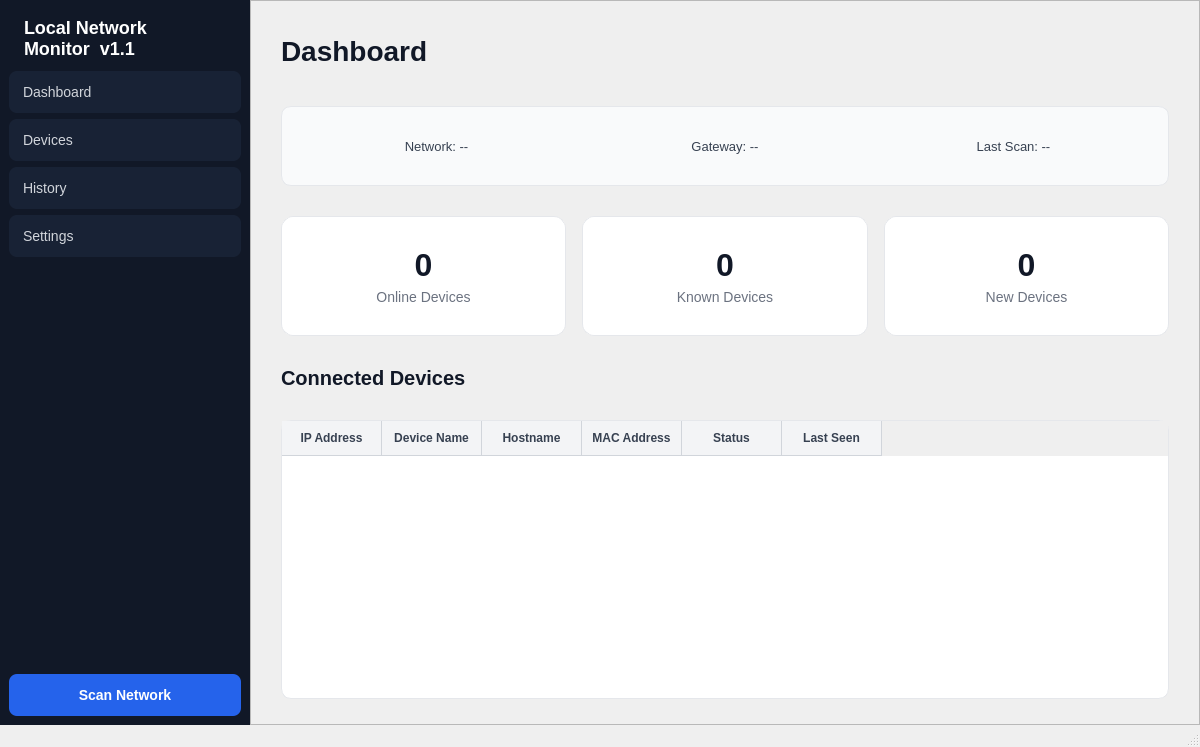
<?xml version='1.0' encoding='utf-8'?>
<ui version="4.0">
 <class>LocalNetworkMonitor</class>
 <widget class="QMainWindow" name="LocalNetworkMonitor">
  <property name="geometry">
   <rect>
    <x>0</x>
    <y>0</y>
    <width>1200</width>
    <height>747</height>
   </rect>
  </property>
  <property name="windowTitle">
   <string>Local Network Monitor</string>
  </property>
  <widget class="QWidget" name="centralwidget">
   <layout class="QHBoxLayout" name="horizontalLayout" stretch="0,1">
    <item>
     <widget class="QFrame" name="sidebarFrame">
      <property name="enabled">
       <bool>true</bool>
      </property>
      <property name="minimumSize">
       <size>
        <width>250</width>
        <height>0</height>
       </size>
      </property>
      <property name="maximumSize">
       <size>
        <width>250</width>
        <height>16777215</height>
       </size>
      </property>
      <property name="styleSheet">
       <string notr="true">QFrame {
    background-color: #111827;
    border: none;
}</string>
      </property>
      <property name="frameShape">
       <enum>QFrame::Shape::StyledPanel</enum>
      </property>
      <property name="frameShadow">
       <enum>QFrame::Shadow::Raised</enum>
      </property>
      <layout class="QVBoxLayout" name="verticalLayout">
       <item>
        <widget class="QLabel" name="titleLabel">
         <property name="minimumSize">
          <size>
           <width>0</width>
           <height>50</height>
          </size>
         </property>
         <property name="styleSheet">
          <string notr="true">QLabel {
    color: white;
    font-size: 18px;
    font-weight: bold;
    padding-left: 10px;
    padding-top: 8px;
    padding-bottom: 6px;
}</string>
         </property>
         <property name="text">
          <string>Local Network
Monitor  v1.1</string>
         </property>
         <property name="wordWrap">
          <bool>true</bool>
         </property>
        </widget>
       </item>
       <item>
        <widget class="QPushButton" name="dashboardButton">
         <property name="minimumSize">
          <size>
           <width>0</width>
           <height>42</height>
          </size>
         </property>
         <property name="cursor">
          <cursorShape>PointingHandCursor</cursorShape>
         </property>
         <property name="styleSheet">
          <string notr="true">QPushButton {
    background-color: #182235;
    color: #D1D5DB;
    border: none;
    border-radius: 8px;
    padding: 10px 14px;
    text-align: left;
    font-size: 14px;
}

QPushButton:hover {
    background-color: #243047;
    color: white;
}

QPushButton:pressed {
    background-color: #334155;
}</string>
         </property>
         <property name="text">
          <string>Dashboard</string>
         </property>
        </widget>
       </item>
       <item>
        <widget class="QPushButton" name="devicesButton">
         <property name="minimumSize">
          <size>
           <width>0</width>
           <height>42</height>
          </size>
         </property>
         <property name="cursor">
          <cursorShape>PointingHandCursor</cursorShape>
         </property>
         <property name="styleSheet">
          <string notr="true">QPushButton {
    background-color: #182235;
    color: #D1D5DB;
    border: none;
    border-radius: 8px;
    padding: 10px 14px;
    text-align: left;
    font-size: 14px;
}

QPushButton:hover {
    background-color: #243047;
    color: white;
}

QPushButton:pressed {
    background-color: #334155;
}</string>
         </property>
         <property name="text">
          <string>Devices</string>
         </property>
        </widget>
       </item>
       <item>
        <widget class="QPushButton" name="historyButton">
         <property name="minimumSize">
          <size>
           <width>0</width>
           <height>42</height>
          </size>
         </property>
         <property name="cursor">
          <cursorShape>PointingHandCursor</cursorShape>
         </property>
         <property name="styleSheet">
          <string notr="true">QPushButton {
    background-color: #182235;
    color: #D1D5DB;
    border: none;
    border-radius: 8px;
    padding: 10px 14px;
    text-align: left;
    font-size: 14px;
}

QPushButton:hover {
    background-color: #243047;
    color: white;
}

QPushButton:pressed {
    background-color: #334155;
}
QPushButton:disabled { color: #64748B; background-color: #172030; }</string>
         </property>
         <property name="text">
          <string>History</string>
         </property>
        </widget>
       </item>
       <item>
        <widget class="QPushButton" name="settingsButton">
         <property name="minimumSize">
          <size>
           <width>0</width>
           <height>42</height>
          </size>
         </property>
         <property name="cursor">
          <cursorShape>PointingHandCursor</cursorShape>
         </property>
         <property name="styleSheet">
          <string notr="true">QPushButton {
    background-color: #182235;
    color: #D1D5DB;
    border: none;
    border-radius: 8px;
    padding: 10px 14px;
    text-align: left;
    font-size: 14px;
}

QPushButton:hover {
    background-color: #243047;
    color: white;
}

QPushButton:pressed {
    background-color: #334155;
}
QPushButton:disabled { color: #64748B; background-color: #172030; }</string>
         </property>
         <property name="text">
          <string>Settings</string>
         </property>
        </widget>
       </item>
       <item>
        <spacer name="verticalSpacer">
         <property name="orientation">
          <enum>Qt::Orientation::Vertical</enum>
         </property>
         <property name="sizeHint" stdset="0">
          <size>
           <width>20</width>
           <height>370</height>
          </size>
         </property>
        </spacer>
       </item>
       <item>
        <widget class="QPushButton" name="scanButton">
         <property name="minimumSize">
          <size>
           <width>0</width>
           <height>42</height>
          </size>
         </property>
         <property name="cursor">
          <cursorShape>PointingHandCursor</cursorShape>
         </property>
         <property name="styleSheet">
          <string notr="true">QPushButton {
    background-color: #2563EB;
    color: white;
    border: none;
    border-radius: 8px;
    padding: 11px 14px;
    font-size: 14px;
    font-weight: bold;
}

QPushButton:hover {
    background-color: #1D4ED8;
}</string>
         </property>
         <property name="text">
          <string>Scan Network</string>
         </property>
        </widget>
       </item>
      </layout>
     </widget>
    </item>
    <item>
     <widget class="QStackedWidget" name="mainStack">
      <property name="sizePolicy">
       <sizepolicy hsizetype="Expanding" vsizetype="Expanding">
        <horstretch>0</horstretch>
        <verstretch>0</verstretch>
       </sizepolicy>
      </property>
      <widget class="QWidget" name="dashboardPage">
       <layout class="QVBoxLayout" name="verticalLayout_10">
        <item>
         <widget class="QFrame" name="contentFrame">
          <property name="frameShape">
           <enum>QFrame::Shape::StyledPanel</enum>
          </property>
          <property name="frameShadow">
           <enum>QFrame::Shadow::Raised</enum>
          </property>
          <layout class="QVBoxLayout" name="verticalLayout_2" stretch="0,0,0,0,1">
           <property name="spacing">
            <number>30</number>
           </property>
           <property name="leftMargin">
            <number>30</number>
           </property>
           <property name="topMargin">
            <number>25</number>
           </property>
           <property name="rightMargin">
            <number>30</number>
           </property>
           <property name="bottomMargin">
            <number>25</number>
           </property>
           <item>
            <widget class="QLabel" name="dashboardTitleLabel">
             <property name="minimumSize">
              <size>
               <width>200</width>
               <height>50</height>
              </size>
             </property>
             <property name="styleSheet">
              <string notr="true">QLabel {
    color: #111827;
    font-size: 28px;
    font-weight: bold;
}</string>
             </property>
             <property name="text">
              <string>Dashboard</string>
             </property>
            </widget>
           </item>
           <item>
            <widget class="QFrame" name="networkInfoFrame">
             <property name="minimumSize">
              <size>
               <width>0</width>
               <height>80</height>
              </size>
             </property>
             <property name="styleSheet">
              <string notr="true">QFrame#networkInfoFrame {
    background-color: #F9FAFB;
    border: 1px solid #E5E7EB;
    border-radius: 10px;
}</string>
             </property>
             <property name="frameShape">
              <enum>QFrame::Shape::StyledPanel</enum>
             </property>
             <property name="frameShadow">
              <enum>QFrame::Shadow::Raised</enum>
             </property>
             <layout class="QHBoxLayout" name="horizontalLayout_5" stretch="1,1,1">
              <property name="spacing">
               <number>20</number>
              </property>
              <property name="leftMargin">
               <number>20</number>
              </property>
              <property name="topMargin">
               <number>10</number>
              </property>
              <property name="rightMargin">
               <number>20</number>
              </property>
              <property name="bottomMargin">
               <number>10</number>
              </property>
              <item>
               <widget class="QLabel" name="networkLabel">
                <property name="styleSheet">
                 <string notr="true">QLabel {
    color: #374151;
    font-size: 13px;
    border: none;
    background-color: transparent;
}</string>
                </property>
                <property name="text">
                 <string>Network: --</string>
                </property>
                <property name="alignment">
                 <set>Qt::AlignmentFlag::AlignCenter</set>
                </property>
               </widget>
              </item>
              <item>
               <widget class="QLabel" name="gatewayLabel">
                <property name="styleSheet">
                 <string notr="true">QLabel {
    color: #374151;
    font-size: 13px;
    border: none;
    background-color: transparent;
}</string>
                </property>
                <property name="text">
                 <string>Gateway: --</string>
                </property>
                <property name="alignment">
                 <set>Qt::AlignmentFlag::AlignCenter</set>
                </property>
               </widget>
              </item>
              <item>
               <widget class="QLabel" name="lastScanLabel">
                <property name="styleSheet">
                 <string notr="true">QLabel {
    color: #374151;
    font-size: 13px;
    border: none;
    background-color: transparent;
}</string>
                </property>
                <property name="text">
                 <string>Last Scan: --</string>
                </property>
                <property name="alignment">
                 <set>Qt::AlignmentFlag::AlignCenter</set>
                </property>
               </widget>
              </item>
             </layout>
            </widget>
           </item>
           <item>
            <layout class="QHBoxLayout" name="horizontalLayout_6" stretch="1,1,1">
             <property name="spacing">
              <number>16</number>
             </property>
             <property name="leftMargin">
              <number>0</number>
             </property>
             <item>
              <widget class="QFrame" name="onlineCard">
               <property name="minimumSize">
                <size>
                 <width>0</width>
                 <height>120</height>
                </size>
               </property>
               <property name="maximumSize">
                <size>
                 <width>16777215</width>
                 <height>120</height>
                </size>
               </property>
               <property name="styleSheet">
                <string notr="true">QFrame {
    background-color: white;
    border: 1px solid #E5E7EB;
    border-radius: 12px;
}</string>
               </property>
               <property name="frameShape">
                <enum>QFrame::Shape::StyledPanel</enum>
               </property>
               <property name="frameShadow">
                <enum>QFrame::Shadow::Raised</enum>
               </property>
               <layout class="QVBoxLayout" name="verticalLayout_7">
                <property name="leftMargin">
                 <number>0</number>
                </property>
                <property name="topMargin">
                 <number>0</number>
                </property>
                <property name="rightMargin">
                 <number>0</number>
                </property>
                <property name="bottomMargin">
                 <number>0</number>
                </property>
                <item>
                 <spacer name="verticalSpacer_8">
                  <property name="orientation">
                   <enum>Qt::Orientation::Vertical</enum>
                  </property>
                  <property name="sizeHint" stdset="0">
                   <size>
                    <width>20</width>
                    <height>16</height>
                   </size>
                  </property>
                 </spacer>
                </item>
                <item>
                 <widget class="QLabel" name="onlineCountLabel">
                  <property name="styleSheet">
                   <string notr="true">QLabel {
    color: #111827;
    font-size: 32px;
    font-weight: bold;
    border: none;
}</string>
                  </property>
                  <property name="text">
                   <string>0</string>
                  </property>
                  <property name="alignment">
                   <set>Qt::AlignmentFlag::AlignCenter</set>
                  </property>
                 </widget>
                </item>
                <item>
                 <widget class="QLabel" name="onlineTextLabel">
                  <property name="styleSheet">
                   <string notr="true">QLabel {
    color: #6B7280;
    font-size: 14px;
    border: none;
}</string>
                  </property>
                  <property name="text">
                   <string>Online Devices</string>
                  </property>
                  <property name="alignment">
                   <set>Qt::AlignmentFlag::AlignCenter</set>
                  </property>
                 </widget>
                </item>
                <item>
                 <spacer name="verticalSpacer_9">
                  <property name="orientation">
                   <enum>Qt::Orientation::Vertical</enum>
                  </property>
                  <property name="sizeHint" stdset="0">
                   <size>
                    <width>20</width>
                    <height>16</height>
                   </size>
                  </property>
                 </spacer>
                </item>
               </layout>
              </widget>
             </item>
             <item>
              <widget class="QFrame" name="knownCard">
               <property name="minimumSize">
                <size>
                 <width>0</width>
                 <height>120</height>
                </size>
               </property>
               <property name="maximumSize">
                <size>
                 <width>16777215</width>
                 <height>120</height>
                </size>
               </property>
               <property name="styleSheet">
                <string notr="true">QFrame {
    background-color: white;
    border: 1px solid #E5E7EB;
    border-radius: 12px;
}</string>
               </property>
               <property name="frameShape">
                <enum>QFrame::Shape::StyledPanel</enum>
               </property>
               <property name="frameShadow">
                <enum>QFrame::Shadow::Raised</enum>
               </property>
               <layout class="QVBoxLayout" name="verticalLayout_8">
                <property name="leftMargin">
                 <number>0</number>
                </property>
                <property name="topMargin">
                 <number>0</number>
                </property>
                <property name="rightMargin">
                 <number>0</number>
                </property>
                <property name="bottomMargin">
                 <number>0</number>
                </property>
                <item>
                 <spacer name="verticalSpacer_10">
                  <property name="orientation">
                   <enum>Qt::Orientation::Vertical</enum>
                  </property>
                  <property name="sizeHint" stdset="0">
                   <size>
                    <width>20</width>
                    <height>16</height>
                   </size>
                  </property>
                 </spacer>
                </item>
                <item>
                 <widget class="QLabel" name="knownCountLabel">
                  <property name="styleSheet">
                   <string notr="true">QLabel {
    color: #111827;
    font-size: 32px;
    font-weight: bold;
    border: none;
}</string>
                  </property>
                  <property name="text">
                   <string>0</string>
                  </property>
                  <property name="alignment">
                   <set>Qt::AlignmentFlag::AlignCenter</set>
                  </property>
                 </widget>
                </item>
                <item>
                 <widget class="QLabel" name="knowTextLabel">
                  <property name="layoutDirection">
                   <enum>Qt::LayoutDirection::LeftToRight</enum>
                  </property>
                  <property name="styleSheet">
                   <string notr="true">QLabel {
    color: #6B7280;
    font-size: 14px;
    border: none;
}</string>
                  </property>
                  <property name="text">
                   <string>Known Devices</string>
                  </property>
                  <property name="alignment">
                   <set>Qt::AlignmentFlag::AlignCenter</set>
                  </property>
                 </widget>
                </item>
                <item>
                 <spacer name="verticalSpacer_11">
                  <property name="orientation">
                   <enum>Qt::Orientation::Vertical</enum>
                  </property>
                  <property name="sizeHint" stdset="0">
                   <size>
                    <width>20</width>
                    <height>16</height>
                   </size>
                  </property>
                 </spacer>
                </item>
               </layout>
              </widget>
             </item>
             <item>
              <widget class="QFrame" name="newCard">
               <property name="minimumSize">
                <size>
                 <width>0</width>
                 <height>120</height>
                </size>
               </property>
               <property name="maximumSize">
                <size>
                 <width>16777215</width>
                 <height>120</height>
                </size>
               </property>
               <property name="styleSheet">
                <string notr="true">QFrame {
    background-color: white;
    border: 1px solid #E5E7EB;
    border-radius: 12px;
}</string>
               </property>
               <property name="frameShape">
                <enum>QFrame::Shape::StyledPanel</enum>
               </property>
               <property name="frameShadow">
                <enum>QFrame::Shadow::Raised</enum>
               </property>
               <layout class="QVBoxLayout" name="verticalLayout_9">
                <property name="leftMargin">
                 <number>0</number>
                </property>
                <property name="topMargin">
                 <number>0</number>
                </property>
                <property name="rightMargin">
                 <number>0</number>
                </property>
                <property name="bottomMargin">
                 <number>0</number>
                </property>
                <item>
                 <spacer name="verticalSpacer_12">
                  <property name="orientation">
                   <enum>Qt::Orientation::Vertical</enum>
                  </property>
                  <property name="sizeHint" stdset="0">
                   <size>
                    <width>20</width>
                    <height>16</height>
                   </size>
                  </property>
                 </spacer>
                </item>
                <item>
                 <widget class="QLabel" name="newCountLabel">
                  <property name="styleSheet">
                   <string notr="true">QLabel {
    color: #111827;
    font-size: 32px;
    font-weight: bold;
    border: none;
}</string>
                  </property>
                  <property name="text">
                   <string>0</string>
                  </property>
                  <property name="alignment">
                   <set>Qt::AlignmentFlag::AlignCenter</set>
                  </property>
                 </widget>
                </item>
                <item>
                 <widget class="QLabel" name="newTextLabel">
                  <property name="layoutDirection">
                   <enum>Qt::LayoutDirection::LeftToRight</enum>
                  </property>
                  <property name="styleSheet">
                   <string notr="true">QLabel {
    color: #6B7280;
    font-size: 14px;
    border: none;
}</string>
                  </property>
                  <property name="text">
                   <string>New Devices</string>
                  </property>
                  <property name="alignment">
                   <set>Qt::AlignmentFlag::AlignCenter</set>
                  </property>
                 </widget>
                </item>
                <item>
                 <spacer name="verticalSpacer_13">
                  <property name="orientation">
                   <enum>Qt::Orientation::Vertical</enum>
                  </property>
                  <property name="sizeHint" stdset="0">
                   <size>
                    <width>20</width>
                    <height>16</height>
                   </size>
                  </property>
                 </spacer>
                </item>
               </layout>
              </widget>
             </item>
            </layout>
           </item>
           <item>
            <widget class="QLabel" name="devicesTitleLabel">
             <property name="styleSheet">
              <string notr="true">QLabel {
    color: #111827;
    font-size: 20px;
    font-weight: bold;
}</string>
             </property>
             <property name="text">
              <string>Connected Devices</string>
             </property>
            </widget>
           </item>
           <item>
            <widget class="QTableWidget" name="devicesTable">
             <property name="minimumSize">
              <size>
               <width>0</width>
               <height>250</height>
              </size>
             </property>
             <property name="styleSheet">
              <string notr="true">QTableWidget {
    background-color: white;
    color: #111827;
    border: 1px solid #E5E7EB;
    border-radius: 10px;
    gridline-color: #E5E7EB;
    font-size: 13px;
}

QHeaderView::section {
    background-color: #F3F4F6;
    color: #374151;
    border: none;
    border-right: 1px solid #D1D5DB;
    border-bottom: 1px solid #D1D5DB;
    padding: 8px;
    font-weight: bold;
}

QTableWidget::item {
    border-right: 1px solid #E5E7EB;
    padding: 6px;
}

QTableWidget::item:selected {
    background-color: #DBEAFE;
    color: #111827;
}</string>
             </property>
             <property name="editTriggers">
              <set>QAbstractItemView::EditTrigger::NoEditTriggers</set>
             </property>
             <property name="alternatingRowColors">
              <bool>true</bool>
             </property>
             <property name="selectionBehavior">
              <enum>QAbstractItemView::SelectionBehavior::SelectRows</enum>
             </property>
             <property name="columnCount">
              <number>6</number>
             </property>
             <attribute name="horizontalHeaderStretchLastSection">
              <bool>false</bool>
             </attribute>
             <attribute name="verticalHeaderVisible">
              <bool>false</bool>
             </attribute>
             <column>
              <property name="text">
               <string>IP Address</string>
              </property>
             </column>
             <column>
              <property name="text">
               <string>Device Name</string>
              </property>
             </column>
             <column>
              <property name="text">
               <string>Hostname</string>
              </property>
             </column>
             <column>
              <property name="text">
               <string>MAC Address</string>
              </property>
             </column>
             <column>
              <property name="text">
               <string>Status</string>
              </property>
             </column>
             <column>
              <property name="text">
               <string>Last Seen</string>
              </property>
             </column>
            </widget>
           </item>
          </layout>
         </widget>
        </item>
        <property name="leftMargin">
         <number>0</number>
        </property>
        <property name="topMargin">
         <number>0</number>
        </property>
        <property name="rightMargin">
         <number>0</number>
        </property>
        <property name="bottomMargin">
         <number>0</number>
        </property>
        <property name="spacing">
         <number>0</number>
        </property>
       </layout>
      </widget>
      <widget class="QWidget" name="devicesPage">
       <layout class="QVBoxLayout" name="verticalLayout_11" stretch="0,1">
        <property name="spacing">
         <number>18</number>
        </property>
        <property name="leftMargin">
         <number>30</number>
        </property>
        <property name="topMargin">
         <number>25</number>
        </property>
        <property name="rightMargin">
         <number>30</number>
        </property>
        <property name="bottomMargin">
         <number>25</number>
        </property>
        <item>
         <widget class="QLabel" name="devicesPageTitleLabel">
          <property name="sizePolicy">
           <sizepolicy hsizetype="Expanding" vsizetype="Preferred">
            <horstretch>0</horstretch>
            <verstretch>0</verstretch>
           </sizepolicy>
          </property>
          <property name="styleSheet">
           <string notr="true">color: #111827;
font-size: 28px;
font-weight: bold;</string>
          </property>
          <property name="text">
           <string>Devices</string>
          </property>
         </widget>
        </item>
        <item>
         <widget class="QTableWidget" name="allDevicesTable">
          <property name="styleSheet">
           <string notr="true">QTableWidget {
    background-color: white;
    color: #111827;
    border: 1px solid #E5E7EB;
    border-radius: 10px;
    gridline-color: #E5E7EB;
    font-size: 13px;
}

QHeaderView::section {
    background-color: #F3F4F6;
    color: #374151;
    border: none;
    border-right: 1px solid #D1D5DB;
    border-bottom: 1px solid #D1D5DB;
    padding: 8px;
    font-weight: bold;
}

QTableWidget::item {
    border-right: 1px solid #E5E7EB;
    padding: 6px;
}

QTableWidget::item:selected {
    background-color: #DBEAFE;
    color: #111827;
}</string>
          </property>
          <property name="editTriggers">
           <set>QAbstractItemView::EditTrigger::NoEditTriggers</set>
          </property>
          <property name="alternatingRowColors">
           <bool>true</bool>
          </property>
          <attribute name="verticalHeaderVisible">
           <bool>false</bool>
          </attribute>
          <column>
           <property name="text">
            <string>Device Name</string>
           </property>
          </column>
          <column>
           <property name="text">
            <string>IP Address</string>
           </property>
          </column>
          <column>
           <property name="text">
            <string>MAC Address</string>
           </property>
          </column>
          <column>
           <property name="text">
            <string>Hostname</string>
           </property>
          </column>
          <column>
           <property name="text">
            <string>Status</string>
           </property>
          </column>
          <column>
           <property name="text">
            <string>First Seen</string>
           </property>
          </column>
          <column>
           <property name="text">
            <string>Last Seen</string>
           </property>
          </column>
         </widget>
        </item>
       </layout>
      </widget>
      <property name="currentIndex">
       <number>0</number>
      </property>
     </widget>
    </item>
    <property name="leftMargin">
     <number>0</number>
    </property>
    <property name="topMargin">
     <number>0</number>
    </property>
    <property name="rightMargin">
     <number>0</number>
    </property>
    <property name="bottomMargin">
     <number>0</number>
    </property>
    <property name="spacing">
     <number>0</number>
    </property>
   </layout>
  </widget>
  <widget class="QStatusBar" name="statusbar" />
 </widget>
 <resources />
 <connections />
</ui>
